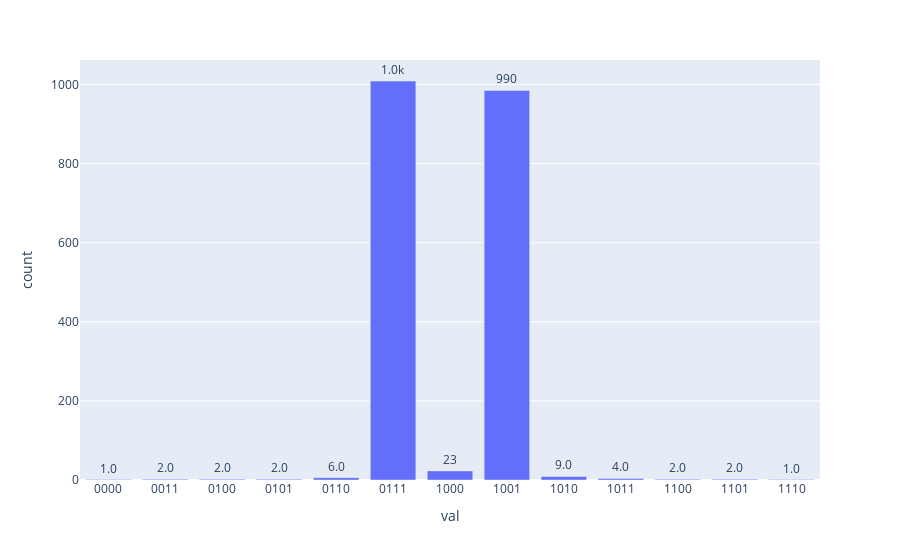

Source (notebook cell):
### Code cell
############# CIRCUIT SIMULATION #################
aer_sim = Aer.get_backend('aer_simulator')
aer_sim.set_options(device='CPU')
transpiled_qc = transpile(qc, aer_sim)

shots = 2048
job = aer_sim.run(transpiled_qc, shots=shots)

############# CODE FOR PLOTTING ####################
hist = job.result().get_counts() #simulation output
sort_hist = sorted(hist.items()) #So that the plotting puts everything in the same increasing order of basis
n_hist = {k:v for k,v in sort_hist}

results = {'val':n_hist.keys(),'count':n_hist.values()} #change the formatting of the data to match plotly

fig = px.bar(results, x="val", y="count", text="count")
fig.update_traces(texttemplate='%{text:.2s}', textposition='outside')
fig.update_layout(uniformtext_minsize=6, uniformtext_mode='show')
fig.show()

### Figure 1 — Plotly figure (JSON) as saved in the notebook; plotly's stock layout.template omitted (floating-point values rounded to 4 significant figures)
{"data": [{"alignmentgroup": "True", "hovertemplate": "val=%{x}<br>count=%{text}<extra></extra>", "legendgroup": "", "marker": {"color": "#636efa", "pattern": {"shape": ""}}, "name": "", "offsetgroup": "", "orientation": "v", "showlegend": false, "text": ["1", "2", "2", "2", "6", "1009", "23", "985", "9", "4", "2", "2", "1"], "textposition": "outside", "texttemplate": "%{text:.2s}", "type": "bar", "x": ["0000", "0011", "0100", "0101", "0110", "0111", "1000", "1001", "1010", "1011", "1100", "1101", "1110"], "xaxis": "x", "y": [1, 2, 2, 2, 6, 1009, 23, 985, 9, 4, 2, 2, 1], "yaxis": "y"}], "layout": {"barmode": "relative", "legend": {"tracegroupgap": 0}, "margin": {"t": 60}, "uniformtext": {"minsize": 6, "mode": "show"}, "xaxis": {"anchor": "y", "domain": [0, 1], "title": {"text": "val"}}, "yaxis": {"anchor": "x", "domain": [0, 1], "title": {"text": "count"}}}}
